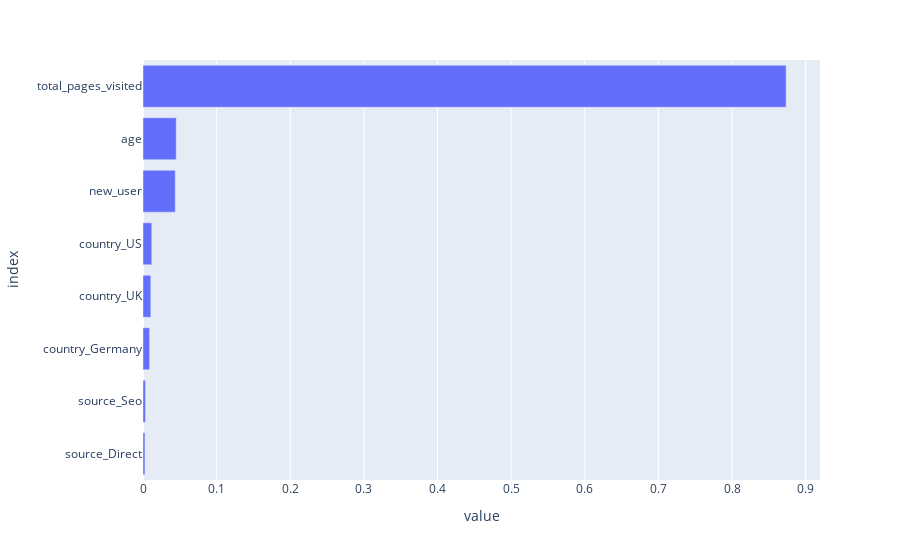

Here is the notebook cell this chart was saved with:
### Markdown cell above
## Performance assessment

### Code cell
column_names = [col.split('__')[1] for col in preprocessor.get_feature_names_out()]
feature_importance = pd.DataFrame(index = column_names, data = best_rf_model.feature_importances_, columns=["feature_importances"])
feature_importance = feature_importance.sort_values(by = 'feature_importances')

# Plot coefficients
fig = px.bar(feature_importance, orientation = 'h')
fig.update_layout(showlegend = False, 
                  margin = {'l': 120} # to avoid cropping of column names
                 )
fig.show()

### Figure 1 — Plotly figure (JSON) as saved in the notebook; plotly's stock layout.template omitted (floating-point values rounded to 4 significant figures)
{"data": [{"hovertemplate": "variable=feature_importances<br>value=%{x}<br>index=%{y}<extra></extra>", "legendgroup": "feature_importances", "marker": {"color": "#636efa", "pattern": {"shape": ""}}, "name": "feature_importances", "orientation": "h", "showlegend": true, "textposition": "auto", "type": "bar", "x": [0.002656, 0.003309, 0.008975, 0.01062, 0.01192, 0.0438, 0.04517, 0.8736], "xaxis": "x", "y": ["source_Direct", "source_Seo", "country_Germany", "country_UK", "country_US", "new_user", "age", "total_pages_visited"], "yaxis": "y"}], "layout": {"barmode": "relative", "legend": {"title": {"text": "variable"}, "tracegroupgap": 0}, "margin": {"l": 120, "t": 60}, "showlegend": false, "xaxis": {"anchor": "y", "domain": [0, 1], "title": {"text": "value"}}, "yaxis": {"anchor": "x", "domain": [0, 1], "title": {"text": "index"}}}}
